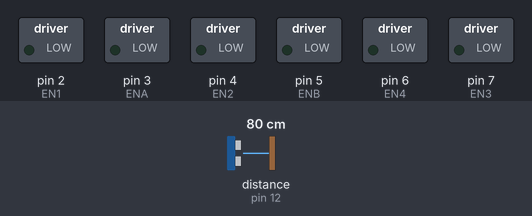
The sketch below on a simulated Arduino Uno, built with avr-gcc and run on an emulated ATmega328P. Shown: switched loads named in the sketch (green lamp = pin HIGH). Wiring (inferred from the names in the program): ultrasonic range finder: trigger pin 11; echo pin 12. The test bench sets the inputs (shaded band); at power-on: distance to the obstacle (sensor on pin 12) 80 cm. The echo pulse lasts 58.3 µs per cm; pins used as bus, display or sensor lines are not drawn.

Above: at 1.2 s.
1.3 s: distance to the obstacle (sensor on pin 12) set to 32 cm
2.8 s: distance to the obstacle (sensor on pin 12) set to 27 cm
At 3.1 s:
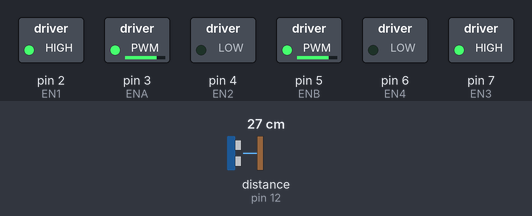
4.3 s: distance to the obstacle (sensor on pin 12) set to 2 cm
At 5.3 s:
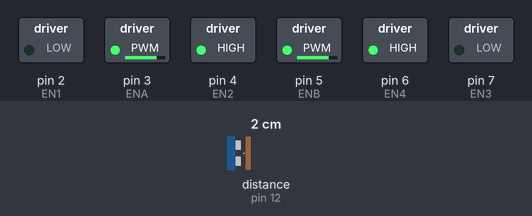
5.8 s: distance to the obstacle (sensor on pin 12) set to 35 cm
At 6.9 s:
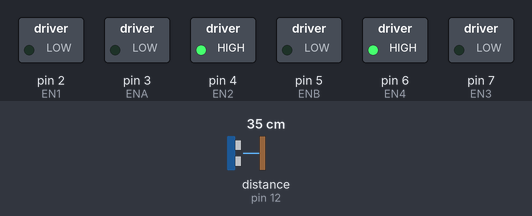
7.3 s: distance to the obstacle (sensor on pin 12) set to 4 cm
At 8.2 s:
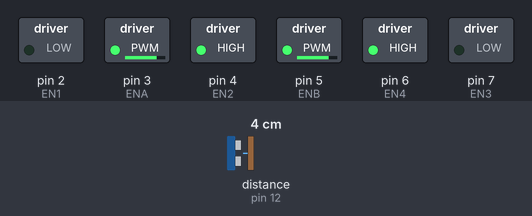
8.8 s: distance to the obstacle (sensor on pin 12) set to 18 cm
At 9.8 s:
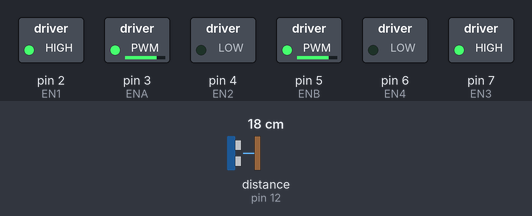
Timing chart, 0 to 11.3 s (numbered marks = the images above; inputs shaded):
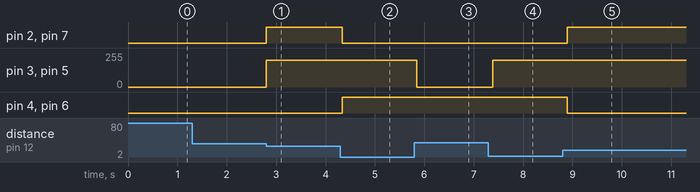

Measured:
- the behaviour switches between 31 and 30 cm on distance to the obstacle (sensor on pin 12) (found by bisection; images 0 and 1)
- after the input at 1.3 s, every drawn part: stays the same
- after the input at 2.8 s, pin 2 (EN1), pin 7 (EN3): LOW → HIGH at once; pin 3 (ENA), pin 5 (ENB): 0/255 → 200/255 at once
- after the input at 4.3 s, pin 2 (EN1), pin 7 (EN3): HIGH → LOW at once; pin 4 (EN2), pin 6 (EN4): LOW → HIGH at once
- after the input at 5.8 s, pin 3 (ENA), pin 5 (ENB): 200/255 → 0/255 after 0.05 s
- after the input at 7.3 s, pin 3 (ENA), pin 5 (ENB): 0/255 → 200/255 after 0.08 s
- after the input at 8.8 s, pin 2 (EN1), pin 7 (EN3): LOW → HIGH after 0.09 s; pin 4 (EN2), pin 6 (EN4): HIGH → LOW after 0.09 s

The sketch:

Make_u_move_3.ino
```cpp
//초음파 센서 세팅
const int soundPin = 0;
 const int trigPin = 11;
 const int echoPin = 12;
 long distance;
 long duration;

 // 모터A의 핀배열
#define ENA 3 // motor A 속도조절용, 아두이노 3번핀과 모터드라이버 Enable 1,2 핀 연결
#define EN1 2 // motor A  모터와 모터드라이버 OUTPUT 1번 핀 연결
#define EN2 4 // motor A  모터와 모터드라이버 OUTPUT 2번 핀 연결

// 모터B의 핀배열 초기화
#define ENB 5  // motor A 속도조절용, 아두이노 3번핀과 모터드라이버 Enable 3,4 핀 연결
#define EN3 7  // motor B  모터와 모터드라이버 OUTPUT 3번 핀 연결
#define EN4 6  // motor B  모터와 모터드라이버 OUTPUT 4번 핀 연결

int carSpeed = 200; // RC카의 속도
int carSpeed_smooth = 50; //부드러운 회전시 RC카의 속도

void setup() {

   // 초음파 센서 입출력 핀 설정
  pinMode(trigPin, OUTPUT); // Sets the trigPin as an Output
   pinMode(echoPin, INPUT); // Sets the echoPin as an Input

   // 모터 활성화핀 출력모드로 초기화
  pinMode(ENA, OUTPUT);
   pinMode(ENB, OUTPUT);

   // 모터A의 두 핀을 출력 모드로 초기화
  pinMode(EN1, OUTPUT);
   pinMode(EN2, OUTPUT);

   // 모터B의 두 핀을 출력 모드로 초기화
  pinMode(EN3, OUTPUT);
   pinMode(EN4, OUTPUT);
 }

 void loop(){
 ultra();
   if (distance > 10 && distance < 30) {
       moving_forward();
   }
     else if(distance < 10) {
       moving_backward();
     }
     else {
        stop_moving();
     }
     // 일정시간 지연
  delay(100);
 }

 void moving_forward(){
   // 모터A를 정방향으로 회전
  digitalWrite(EN1, HIGH);
   digitalWrite(EN2, LOW);
   analogWrite(ENA, carSpeed);

   // 모터B를 정방향으로 회전
  digitalWrite(EN3, HIGH);
   digitalWrite(EN4, LOW);
   analogWrite(ENB, carSpeed);
 }

 void moving_backward(){
   // 모터A를 역방향으로 회전
  digitalWrite(EN1, LOW);
   digitalWrite(EN2, HIGH);
   analogWrite(ENA, carSpeed);

   // 모터B를 역방향으로 회전
  digitalWrite(EN3, LOW);
   digitalWrite(EN4, HIGH);
   analogWrite(ENB, carSpeed);
 }

 void moving_left(){
   // 모터A를 정방향으로 회전
  digitalWrite(EN1, LOW);
   digitalWrite(EN2, HIGH);
   analogWrite(ENA, carSpeed);

   // 모터B를 역방향으로 회전
  digitalWrite(EN3, HIGH);
   digitalWrite(EN4, LOW);
   analogWrite(ENB, carSpeed);
 }

 void moving_right(){
   // 모터A를 역방향으로 회전
  digitalWrite(EN1, HIGH);
   digitalWrite(EN2, LOW);
   analogWrite(ENA, carSpeed);

   // 모터B를 정방향으로 회전
  digitalWrite(EN3, LOW);
   digitalWrite(EN4, HIGH);
   analogWrite(ENB, carSpeed);
 }

 void stop_moving(){
   // 모터A와 모터B를 비활성화
  analogWrite(ENA, LOW);
   analogWrite(ENB, LOW);
 }

 void moving_smooth_left(){
   // 모터A를 정방향으로 회전
  digitalWrite(EN1, HIGH);
   digitalWrite(EN2, LOW);
   analogWrite(ENA, carSpeed_smooth);

   // 모터B를 역방향으로 회전
  digitalWrite(EN3, HIGH);
   digitalWrite(EN4, LOW);
   analogWrite(ENB, carSpeed);
 }

 void moving_smooth_right(){
   // 모터A를 역방향으로 회전
  digitalWrite(EN1, HIGH);
   digitalWrite(EN2, LOW);
   analogWrite(ENA, carSpeed);

   // 모터B를 정방향으로 회전
  digitalWrite(EN3, HIGH);
   digitalWrite(EN4, LOW);
   analogWrite(ENB, carSpeed_smooth);
 }

 void ultra(){
 // Clears the trigPin
 digitalWrite(trigPin, LOW);
 delayMicroseconds(2);

 // Sets the trigPin on HIGH state for 10 micro seconds
 digitalWrite(trigPin, HIGH);
 delayMicroseconds(10);
 digitalWrite(trigPin, LOW);

 // Reads the echoPin, returns the sound wave travel time in microseconds
 duration = pulseIn(echoPin, HIGH);

 // Calculating the distance
 distance= duration*0.034/2;
 }
```
